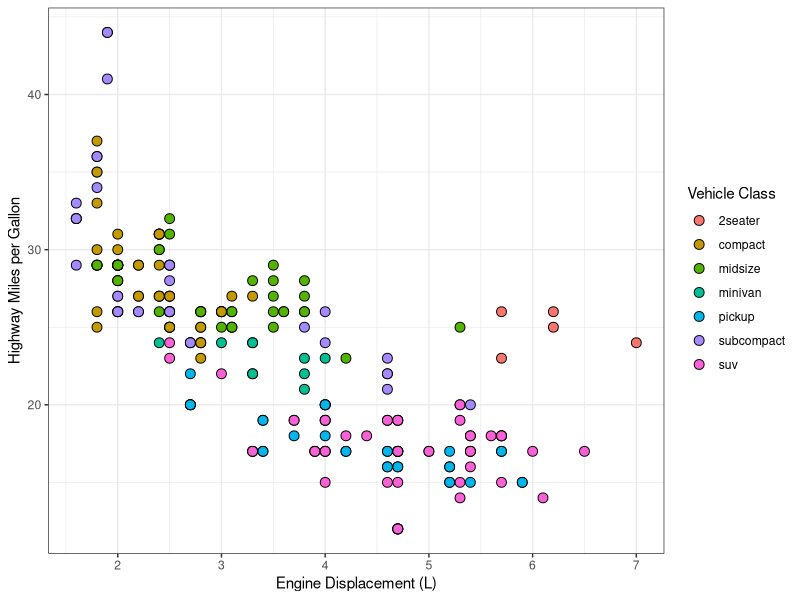

This chart was generated by the following R code:

#------------------------------------#
# MB5370: Techniques in Marine Science 1
# Programming Fundamentals
# Ben Cresswell
# 20 May 2026

#------------------------------------#
# Workshop 01. Introduction ####



# # Basic arithmetic (e.g. wrangling sea surface temperatures)
# 24.5 + 1.2
# 32.0 / 4
# 1:30
# 
# # Objects and Assignment
# ## This section focuses on understanding how data is stored in R and why that matters.
# 
# 
# # Field survey data
# quadrat_area_m2 <- 0.25
# number_of_quadrats <- 16
# total_area_surveyed <- quadrat_area_m2 * number_of_quadrats
# 
# # Let's print out the result
# print(total_area_surveyed)


# Basic plot
library(ggplot2)
basic_plot <- ggplot(data = mpg) + 
  geom_point(mapping = aes(x = displ, y = hwy, fill = class), colour = "black", size = 3, shape = 21) +
  theme_bw() +
  labs(x = "Engine Displacement (L)", y = "Highway Miles per Gallon", fill = "Vehicle Class") # Changed colour to fill

print(basic_plot)
